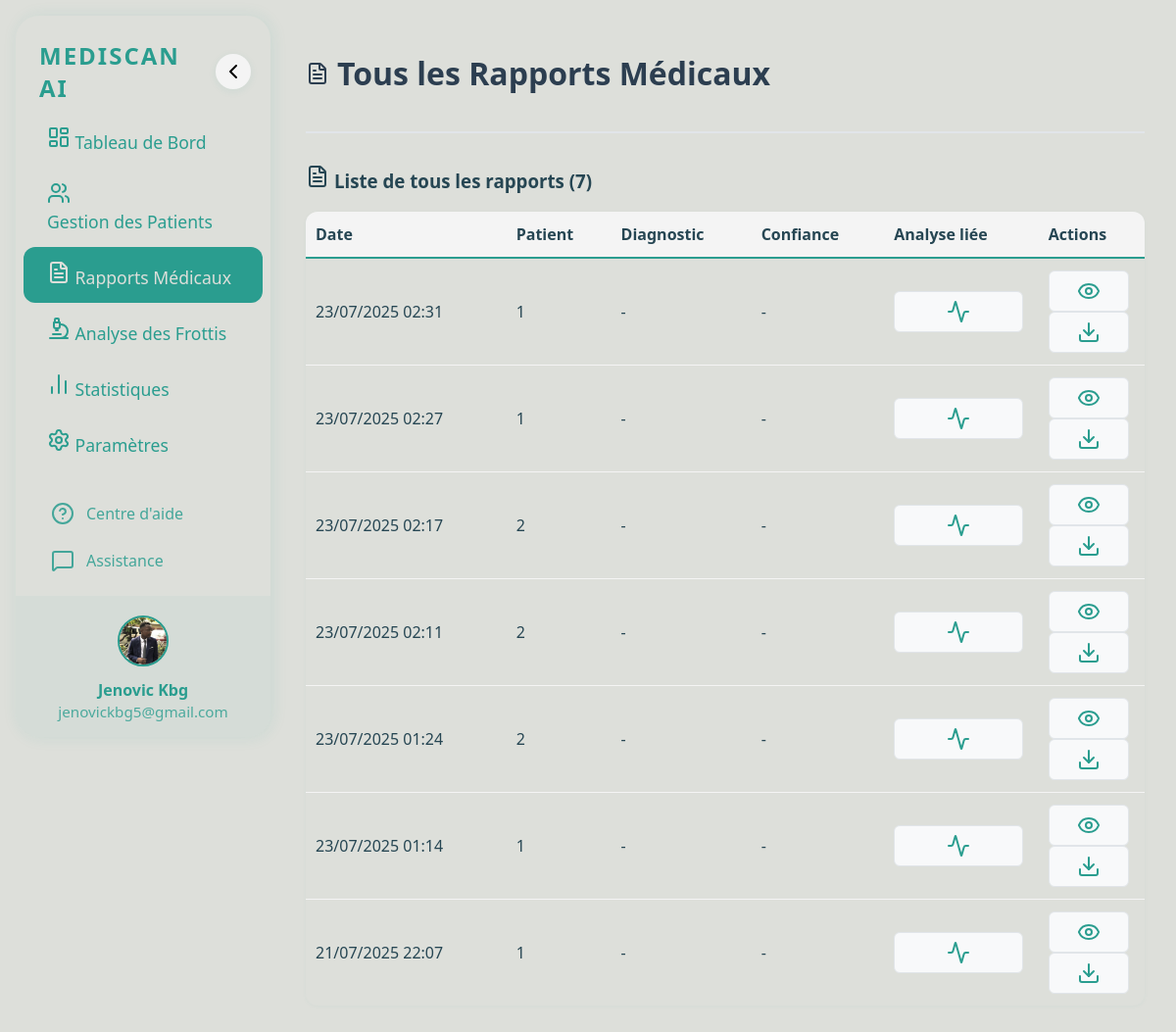
The page /diagnostics/rapports/ on the database its author committed.
### diagnostics/models.py (models this page shows, shortened)
class MedicalReport(models.Model):
    patient = models.ForeignKey(Patient, on_delete=models.CASCADE, related_name='rapports')
    frottis = models.ForeignKey(BloodSmear, on_delete=models.CASCADE, related_name='rapports')
    pdf_path = models.CharField(max_length=255, blank=True)  # Chemin du PDF généré
    created_at = models.DateTimeField(auto_now_add=True)
    explication = models.TextField(blank=True)
    recommandations = models.TextField(blank=True)

### patients/models.py (models this page shows, shortened)
class Patient(models.Model):
    SEX_CHOICES = [('M', 'Masculin'), ('F', 'Féminin')]
    nom = models.CharField(max_length=100)
    prenom = models.CharField(max_length=100)
    age = models.IntegerField()
    sexe = models.CharField(max_length=1, choices=SEX_CHOICES)
    taille = models.FloatField()  # en cm
    poids = models.FloatField()  # en kg
    adresse = models.TextField()
    telephone = models.CharField(max_length=20)
    photo = models.ImageField(upload_to='patients_photos/')
    date_enregistrement = models.DateTimeField(auto_now_add=True)  # Ajout de la date d'enregistrement

### diagnostics/views.py (the view)
# urls.py: path('rapports/', views.tous_les_rapports, name='tous_les_rapports'),
def tous_les_rapports(request):
    from .models import MedicalReport
    rapports = MedicalReport.objects.all().order_by('-created_at')
    return render(request, 'diagnostics/tous_les_rapports.html', {
        'rapports': rapports
    })

### templates/diagnostics/tous_les_rapports.html (shortened to what this page needs)
{% load static %}
<!DOCTYPE html>
<html lang="fr">
<head>
    <link rel="stylesheet" href="{% static 'css/style.css' %}">
    <link rel="stylesheet" href="{% static 'css/diagnostics.css' %}">
</head>
<body>
{% include 'sidebar.html' %}
<div class="dashboard">
    <header>
        <h1><i data-lucide="file-text"></i> Tous les Rapports Médicaux</h1>
    </header>
    <section class="rapports-section">
        <h3><i data-lucide="file-text"></i> Liste de tous les rapports ({{ rapports.count }})</h3>
        {% if rapports %}
        <table class="patient-table">
            <thead>
                <tr>
                    <th>Date</th>
                    <th>Patient</th>
                    <th>Diagnostic</th>
                    <th>Confiance</th>
                    <th>Analyse liée</th>
                    <th>Actions</th>
                </tr>
            </thead>
            <tbody>
                {% for rapport in rapports %}
                <tr>
                    <td>{{ rapport.created_at|date:"d/m/Y H:i" }}</td>
                    <td>{{ rapport.patient.id }}</td>
                    <td>-</td>
                    <td>-</td>
                    <td>
                        <a href="{% url 'diagnostics:detail_frottis' rapport.frottis.id %}" class="icon-btn" title="Voir l'analyse">
                            <i data-lucide="activity"></i>
                        </a>
                    </td>
                    <td>
                        {% if rapport.pdf_path %}
                        <a href="/media/{{ rapport.pdf_path }}" target="_blank" class="icon-btn" title="Voir le PDF">
                            <i data-lucide="eye"></i>
                        </a>
                        <a href="/media/{{ rapport.pdf_path }}" download class="icon-btn" title="Télécharger le PDF">
                            <i data-lucide="download"></i>
                        </a>
                        {% else %}
                        <span class="icon-btn" title="Aucun PDF"><i data-lucide="alert-circle"></i></span>
                        {% endif %}
                    </td>
                </tr>
                {% endfor %}
            </tbody>
        </table>
        {% else %}
        <div class="empty-state">
            <i data-lucide="file-text" class="empty-icon"></i>
            <h3>Aucun rapport généré</h3>
            <p>Générez un rapport à partir d'une analyse pour le voir ici.</p>
        </div>
        {% endif %}
    </section>
</div>
</body>
</html>

### static/css/style.css (style rules this page uses)
:root { --main-blue: #2A9D8F; --white: #dddfda; --light-gray: #F4F4F4; --mint-green: #8AC926; --soft-red: #E63946; --night-blue: #264653; }
body { background: var(--white); color: var(--night-blue); font-family: 'Segoe UI', Arial, sans-serif; margin: 0; padding: 0; }
.dashboard { margin-left: 280px; transition: margin-left 0.3s cubic-bezier(.4,2,.6,1); }
header { display: flex; justify-content: space-between; align-items: center; margin-bottom: 24px; }
header h1 { font-size: 2.1rem; font-weight: 700; color: var(--main-blue); }
.patient-table { width: 100%; border-collapse: separate; border-spacing: 0; background: var(--white); border-radius: 12px; overflow: hidden; box-shadow: 0 1px 4px rgba(42,157,143,0.04); }
.patient-table th, .patient-table td { padding: 12px 10px; text-align: left; font-size: 1rem; }
.patient-table th { background: var(--light-gray); color: var(--night-blue); font-weight: 600; border-bottom: 2px solid var(--main-blue); }
.patient-table tr { transition: background 0.2s; }
.patient-table td { border-bottom: 1px solid var(--light-gray); }
.patient-table tr:last-child td { border-bottom: none; }
.icon-btn { background: none; border: none; cursor: pointer; margin-right: 6px; color: var(--main-blue); font-size: 1.2rem; padding: 4px; border-radius: 6px; transition: background 0.2s, color 0.2s; }

### static/css/diagnostics.css (style rules this page uses)
.dashboard { padding: 2rem; margin-left: 280px; transition: margin-left 0.3s ease; }
header { display: flex; justify-content: space-between; align-items: center; margin-bottom: 2rem; padding-bottom: 1rem; border-bottom: 2px solid #e1e5e9; }
header h1 { color: #2c3e50; font-size: 2rem; font-weight: 600; display: flex; align-items: center; gap: 0.5rem; }
.icon-btn { background: #f8f9fa; border: 1px solid #e1e5e9; border-radius: 6px; padding: 8px; cursor: pointer; transition: all 0.3s ease; display: flex; align-items: center; justify-content: center; }

### rows shown on the page
MedicalReport: created_at "23/07/2025 02:31", patient.id "1"
MedicalReport: created_at "23/07/2025 02:27", patient.id "1"
MedicalReport: created_at "23/07/2025 02:17", patient.id "2"
MedicalReport: created_at "23/07/2025 02:11", patient.id "2"
MedicalReport: created_at "23/07/2025 01:24", patient.id "2"
MedicalReport: created_at "23/07/2025 01:14", patient.id "1"
MedicalReport: created_at "21/07/2025 22:07", patient.id "1"

### other values the page prints
{{ rapports.count }} "7"
